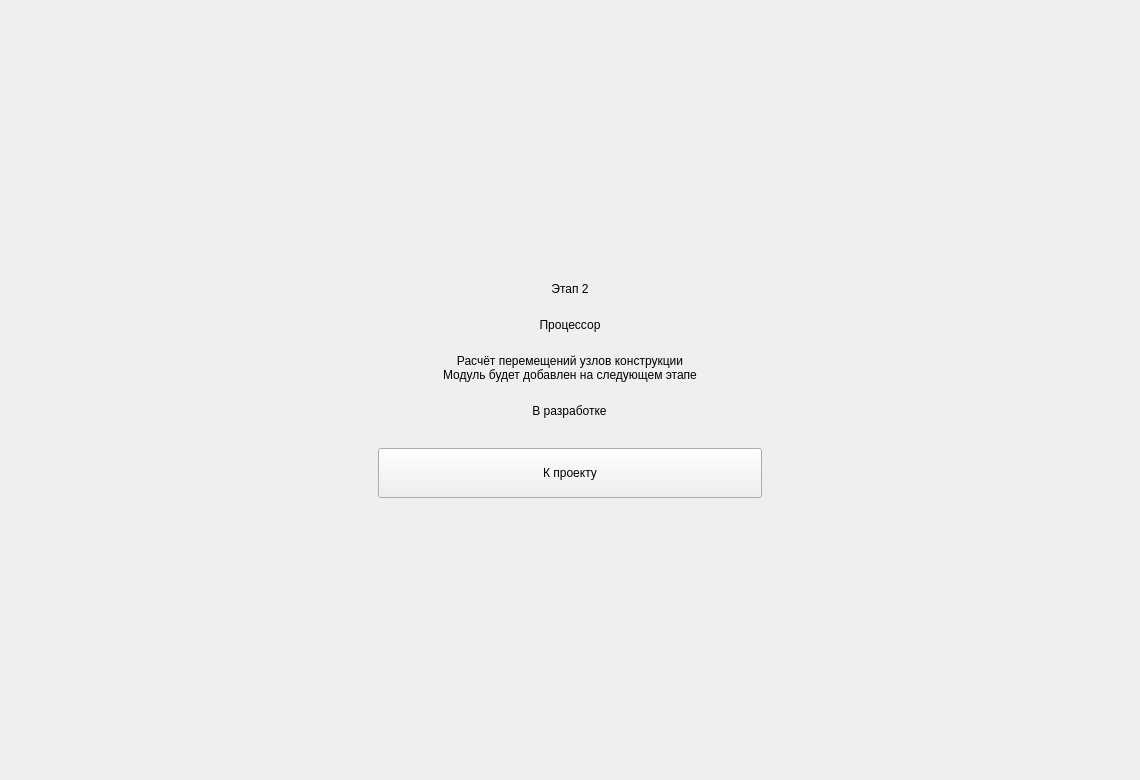
<?xml version='1.0' encoding='utf-8'?>
<ui version="4.0">
 <class>PlaceholderPage</class>
 <widget class="QWidget" name="PlaceholderPage">
  <property name="geometry">
   <rect>
    <x>0</x>
    <y>0</y>
    <width>1140</width>
    <height>780</height>
   </rect>
  </property>
  <property name="windowTitle">
   <string>САПР - Модуль в разработке</string>
  </property>
  <layout class="QVBoxLayout" name="placeholderLayout">
   <property name="spacing">
    <number>24</number>
   </property>
   <property name="leftMargin">
    <number>40</number>
   </property>
   <property name="topMargin">
    <number>32</number>
   </property>
   <property name="rightMargin">
    <number>40</number>
   </property>
   <property name="bottomMargin">
    <number>32</number>
   </property>
   <item>
    <spacer name="placeholderTopSpace">
     <property name="orientation">
      <enum>Qt::Vertical</enum>
     </property>
     <property name="sizeHint" stdset="0">
      <size>
       <width>20</width>
       <height>80</height>
      </size>
     </property>
    </spacer>
   </item>
   <item alignment="Qt::AlignHCenter">
    <widget class="QFrame" name="placeholderCard">
     <property name="minimumSize">
      <size>
       <width>480</width>
       <height>0</height>
      </size>
     </property>
     <property name="maximumSize">
      <size>
       <width>580</width>
       <height>16777215</height>
      </size>
     </property>
     <property name="role" stdset="0">
      <string>card</string>
     </property>
     <property name="frameShape">
      <enum>QFrame::NoFrame</enum>
     </property>
     <layout class="QVBoxLayout" name="placeholderCardLayout">
      <property name="spacing">
       <number>22</number>
      </property>
      <property name="leftMargin">
       <number>48</number>
      </property>
      <property name="topMargin">
       <number>40</number>
      </property>
      <property name="rightMargin">
       <number>48</number>
      </property>
      <property name="bottomMargin">
       <number>40</number>
      </property>
      <item>
       <widget class="QLabel" name="moduleNumberLabel">
        <property name="role" stdset="0">
         <string>eyebrow</string>
        </property>
        <property name="text">
         <string>Этап 2</string>
        </property>
        <property name="alignment">
         <set>Qt::AlignCenter</set>
        </property>
       </widget>
      </item>
      <item>
       <widget class="QLabel" name="moduleTitleLabel">
        <property name="role" stdset="0">
         <string>pageTitle</string>
        </property>
        <property name="text">
         <string>Процессор</string>
        </property>
        <property name="alignment">
         <set>Qt::AlignCenter</set>
        </property>
        <property name="wordWrap">
         <bool>true</bool>
        </property>
       </widget>
      </item>
      <item>
       <widget class="QLabel" name="moduleDescriptionLabel">
        <property name="role" stdset="0">
         <string>muted</string>
        </property>
        <property name="text">
         <string>Расчёт перемещений узлов конструкции
Модуль будет добавлен на следующем этапе</string>
        </property>
        <property name="alignment">
         <set>Qt::AlignCenter</set>
        </property>
        <property name="wordWrap">
         <bool>true</bool>
        </property>
       </widget>
      </item>
      <item alignment="Qt::AlignHCenter">
       <widget class="QLabel" name="developmentBadgeLabel">
        <property name="role" stdset="0">
         <string>badge</string>
        </property>
        <property name="text">
         <string>В разработке</string>
        </property>
        <property name="alignment">
         <set>Qt::AlignCenter</set>
        </property>
       </widget>
      </item>
      <item>
       <spacer name="placeholderButtonSpace">
        <property name="orientation">
         <enum>Qt::Vertical</enum>
        </property>
        <property name="sizeType">
         <enum>QSizePolicy::Fixed</enum>
        </property>
        <property name="sizeHint" stdset="0">
         <size>
          <width>20</width>
          <height>8</height>
         </size>
        </property>
       </spacer>
      </item>
      <item>
       <widget class="QPushButton" name="backButton">
        <property name="minimumSize">
         <size>
          <width>0</width>
          <height>50</height>
         </size>
        </property>
        <property name="cursor">
         <cursorShape>PointingHandCursor</cursorShape>
        </property>
        <property name="role" stdset="0">
         <string>primary</string>
        </property>
        <property name="text">
         <string>К проекту</string>
        </property>
       </widget>
      </item>
     </layout>
    </widget>
   </item>
   <item>
    <spacer name="placeholderBottomSpace">
     <property name="orientation">
      <enum>Qt::Vertical</enum>
     </property>
     <property name="sizeHint" stdset="0">
      <size>
       <width>20</width>
       <height>80</height>
      </size>
     </property>
    </spacer>
   </item>
  </layout>
 </widget>
 <tabstops>
  <tabstop>backButton</tabstop>
 </tabstops>
 <resources />
 <connections />
</ui>
